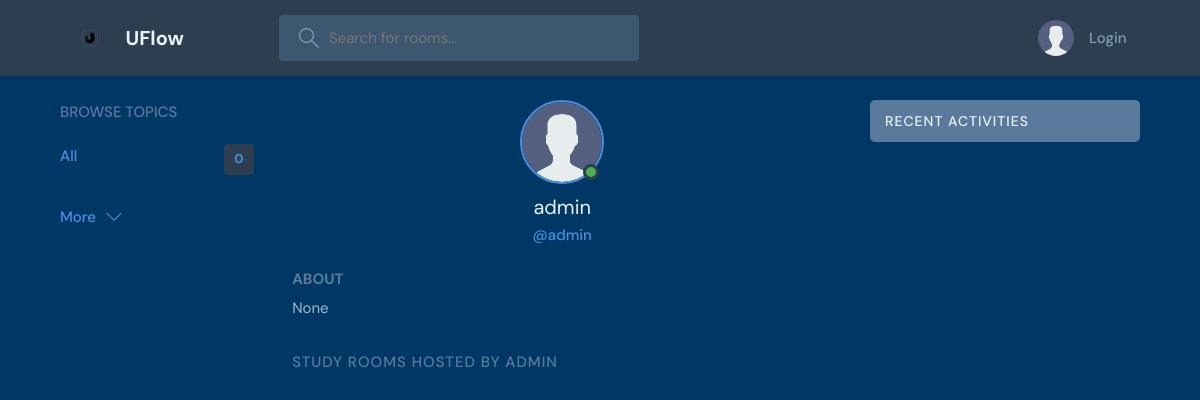
The app's page /profile/1/, older data.
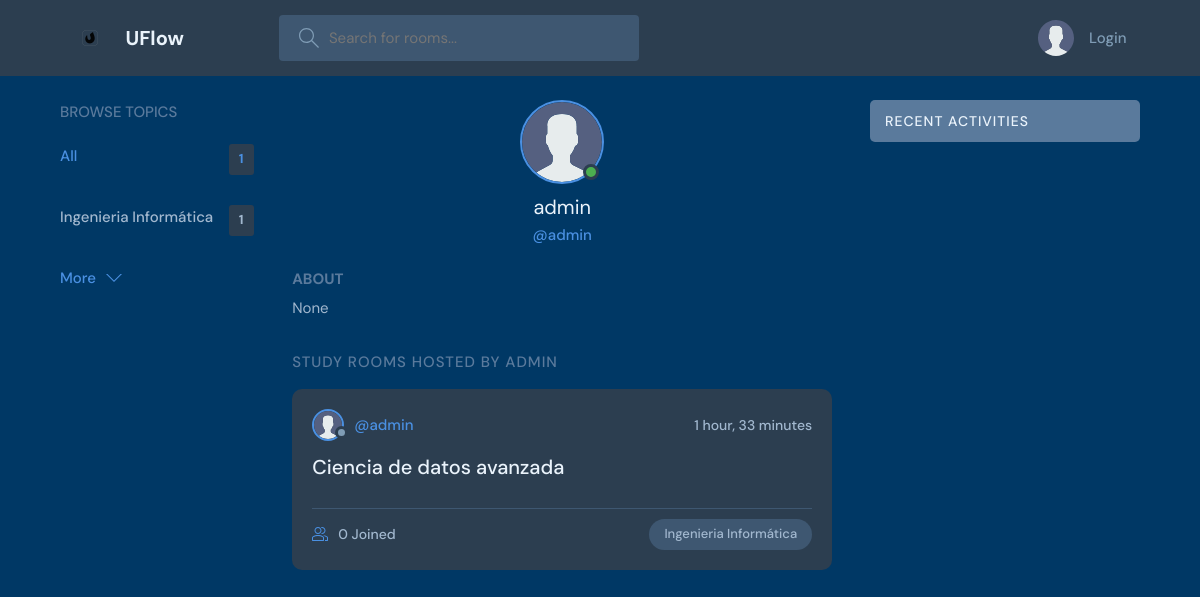
The same page, newer data.
### base/models.py (models this page shows, shortened)
class User(AbstractUser):
    username = models.CharField(unique=True,max_length=200, null=True)
    first_name = models.CharField(max_length=200, null=True)
    last_name = models.CharField(max_length=200, null=True)
    email = models.EmailField(unique=True, null=True)
    bio = models.TextField(null=True)
    avatar = models.ImageField(null=True, default="avatar.svg")
    birthdate = models.DateField(null=True, blank=True)
    USERNAME_FIELD = 'username'
    REQUIRED_FIELDS = []

class Topic(models.Model):
    name = models.CharField(max_length=200)

class Room(models.Model):
    host = models.ForeignKey(User, on_delete=models.CASCADE)
    topic = models.ForeignKey(Topic, on_delete=models.SET_NULL, null=True)
    name = models.CharField(max_length=200)
    description = models.TextField(null=True, blank=True)
    participants = models.ManyToManyField(User, related_name='participants', blank=True)
    updated = models.DateTimeField(auto_now=True)
    created = models.DateTimeField(auto_now_add=True)
    class Meta:
        ordering = ['-updated', '-created']

### base/views.py (the view)
# urls.py: path('profile/<str:pk>/', views.userProfile, name='user-profile'),
def userProfile(request,pk):
    user = User.objects.get(id=pk)  # Fetch a specific User object by its primary key (pk)
    rooms = user.room_set.all()  # Fetch all rooms created by the user
    room_messages = user.message_set.all()  # Fetch all messages sent by the user
    topics = Topic.objects.all()  # Fetch all Topic objects from the database
    context = {'user': user, 'rooms': rooms,'room_messages': room_messages, 'topics': topics }  # Context dictionary to pass data to the template
    return render(request, 'base/profile.html',context)

### base/templates/base/profile.html (shortened to what this page needs)
{% extends 'main.html' %}
{% block content %}
  <main class="profile-page layout layout--3">
    <div class="container">
      {% include 'base/topics_component.html' %}
      <div class="roomList">
        <div class="profile">
          <div class="profile__avatar">
            <div class="avatar avatar--large active">
              <img src="{{user.avatar.url}}" />
            </div>
          </div>
          <div class="profile__info">
            <h3>{{user.username}}</h3>
            <p>@{{user.username}}</p>
          </div>
          <div class="profile__about">
            <h3>About</h3>
            <p>
              {{ user.bio }}
            </p>
          </div>
        </div>
        <div class="roomList__header">
          <div>
            <h2>Study Rooms Hosted by {{user.username}}</a>
            </h2>
          </div>
        </div>
        {% include 'base/feed_component.html' %}
      </div>
      {% include 'base/activity_component.html' %}
    </div>
  </main>
{% endblock content %}

### templates/main.html (shortened to what this page needs)
<!DOCTYPE html>
{% load static %}
<html lang="en">
  <head>
    <link rel="stylesheet" href="{% static 'styles/style.css' %}" />
    <link rel="stylesheet" href="https://cdn.jsdelivr.net/npm/bootstrap-icons@1.11.3/font/bootstrap-icons.min.css">
  </head>
  <body>
    {% include "nav.html" %}
    {% block content %}
    {% endblock content %}
  </body>
</html>

### templates/nav.html (shortened to what this page needs)
{% load static %}
<header class="header header--loggedIn">
  <div class="container">
    <a href="{% url 'home' %}" class="header__logo">
      <img  src="{% static 'images/logo.png' %}"  />
      <h1>UFlow</h1>
    </a>
    <form class="header__search" method="GET" action="{% url 'home' %}">
      <label>
        <input name="q" placeholder="Search for rooms..." />
      </label>
    </form>
    <nav class="header__menu">
      {% if request.user.is_authenticated %}
      <div class="header__user">
        <a href="{%url 'user-profile' request.user.id %}">
          <div class="avatar avatar--medium active">
            <img src="{{request.user.avatar.url}}" />
          </div>
          <p>{{request.user.username}}<span>@{{request.user.username}}</span></p>
        </a>
        <button class="dropdown-button">
          <svg version="1.1" xmlns="http://www.w3.org/2000/svg" width="32" height="32" viewBox="0 0 32 32">
            <title>chevron-down</title>
            <path d="M16 21l-13-13h-3l16 16 16-16h-3l-13 13z"></path>
          </svg>
        </button>
      </div>
      {% else %}
      <a href="{% url 'login' %}">
        <img src="{% static 'images/avatar.svg' %}" />
        <p>Login</p>
      </a>
      {% endif %}
    </nav>
  </div>
</header>

### base/templates/base/topics_component.html
        <div class="topics">
            <div class="topics__header">
              <h2>Browse Topics</h2>
            </div>
            <ul class="topics__list">
              <li>
                <a href="{% url 'home' %}" class="active">All <span>{{topics.count}}</span></a>
              </li>
              {% for topic in topics%}
              <li>
                <a href="{% url 'home' %}?q={{topic.name}}">{{topic.name}}<span>{{topic.room_set.all.count}}</span></a>
              </li>
              {% endfor %}
            </ul>
            <a class="btn btn--link" href="{% url 'topics' %}">
              More
              <svg version="1.1" xmlns="http://www.w3.org/2000/svg" width="32" height="32" viewBox="0 0 32 32">
                <title>chevron-down</title>
                <path d="M16 21l-13-13h-3l16 16 16-16h-3l-13 13z"></path>
              </svg>
            </a>
          </div>

### base/templates/base/feed_component.html (shortened to what this page needs)
{% for room in rooms %}
<div class="roomListRoom">
    <div class="roomListRoom__header">
      <a href="{% url 'user-profile' room.host.id %}" class="roomListRoom__author">
        <div class="avatar avatar--small">
          <img src="{{room.host.avatar.url}}" />
        </div>
        <span>@{{room.host.username}}</span>
      </a>
      <div class="roomListRoom__actions">
        <span>{{room.created|timesince}}</span>
      </div>
    </div>
    <div class="roomListRoom__content">
      <a href="{% url 'room' room.id %}">{{room.name}}</a>
    </div>
    <div class="roomListRoom__meta">
      <a href="{% url 'room' room.id %}" class="roomListRoom__joined">
        {{room.participants.count}} Joined
      </a>
      <p class="roomListRoom__topic">{{room.topic.name}}</p>
    </div>
        </div>
{% endfor %}

### base/templates/base/activity_component.html (shortened to what this page needs)
<div class="activities">
    <div class="activities__header">
      <h2>Recent Activities</h2>
    </div>
  </div>

Row changes from the older to the newer data that the page shows:
added Topic: name "Ingenieria Informática", room_set.all.count "1"
added Room: host.avatar (placeholder picture), host.username "admin", created "1 hour, 33 minutes", name "Ciencia de datos avanzada", participants.count "0", topic.name "Ingenieria Informática"
Text that changed along with them:
{{ topics.count }}: "0" → "1"
